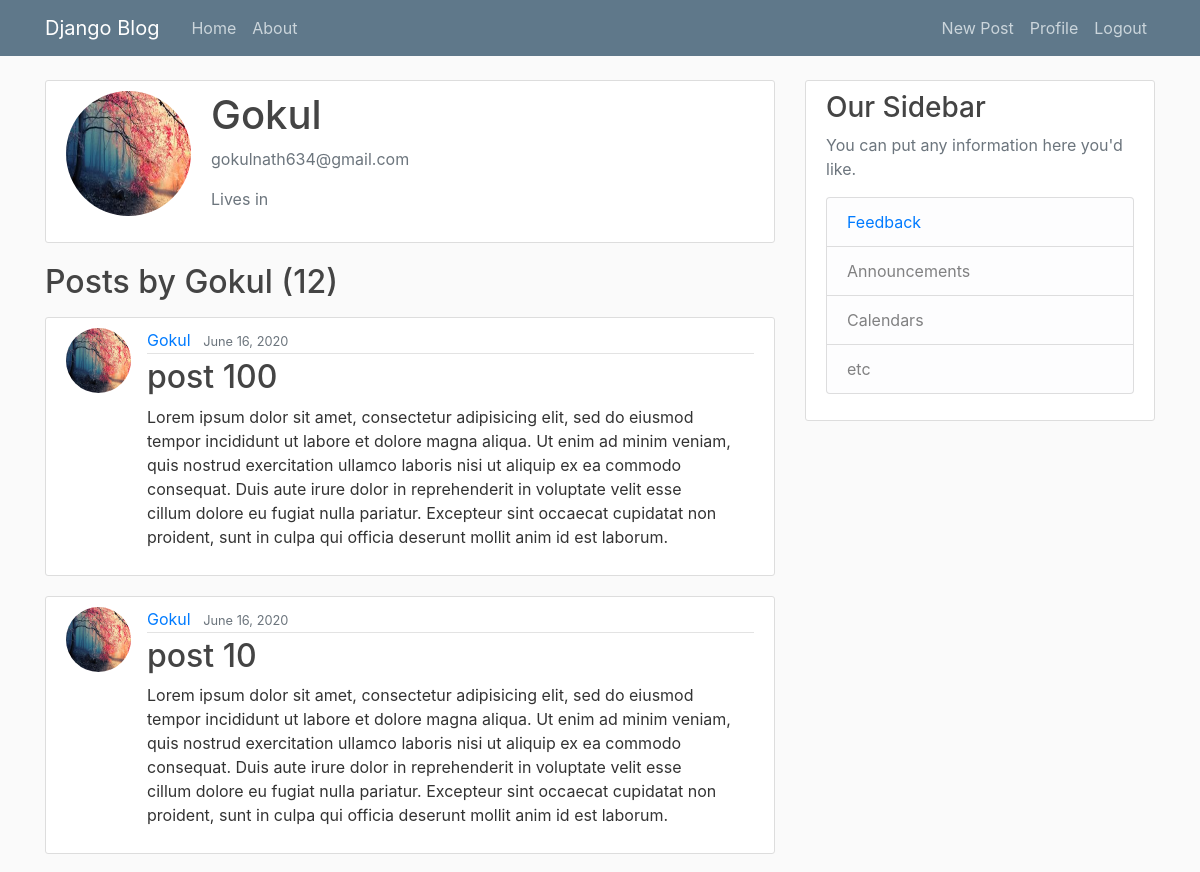
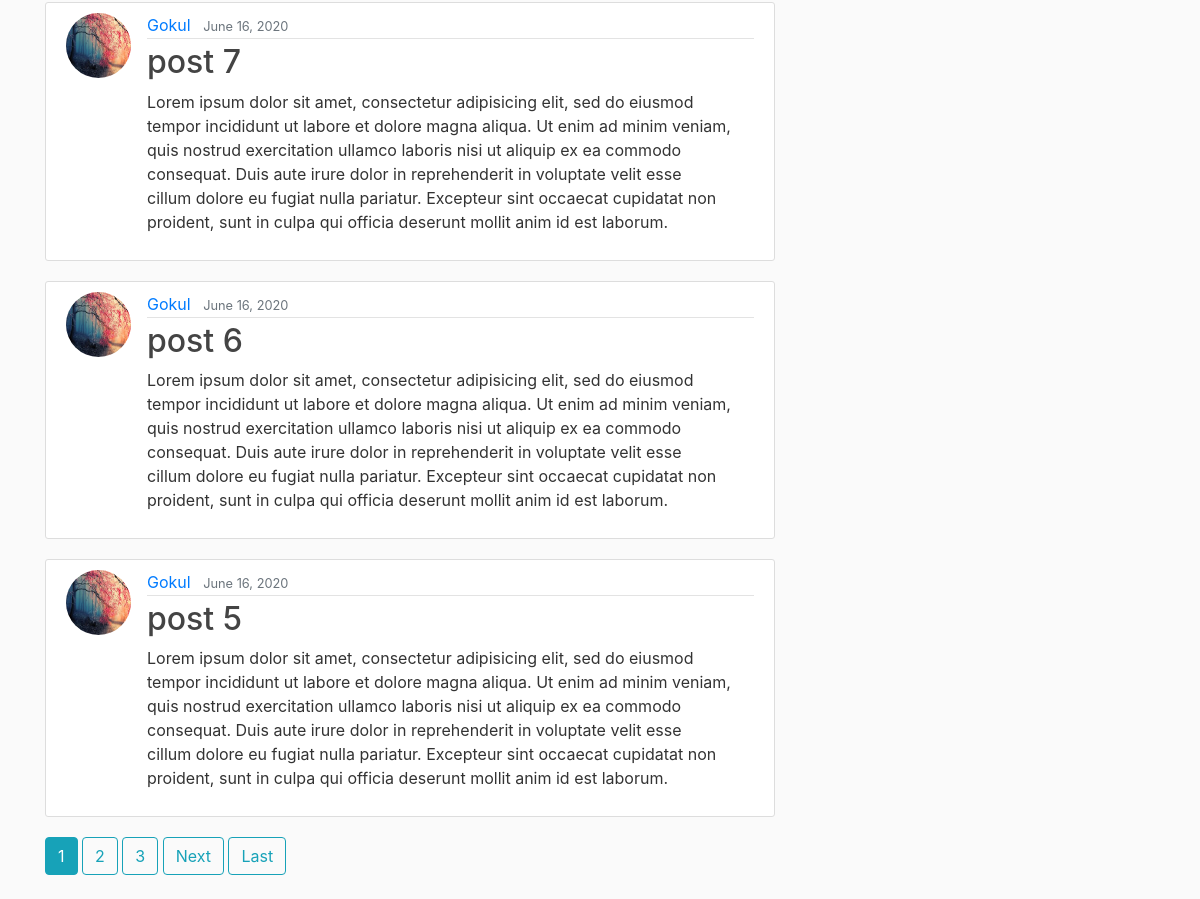
Before: /user/Gokul (signed in) with the older database file (2 pictures, top to bottom).
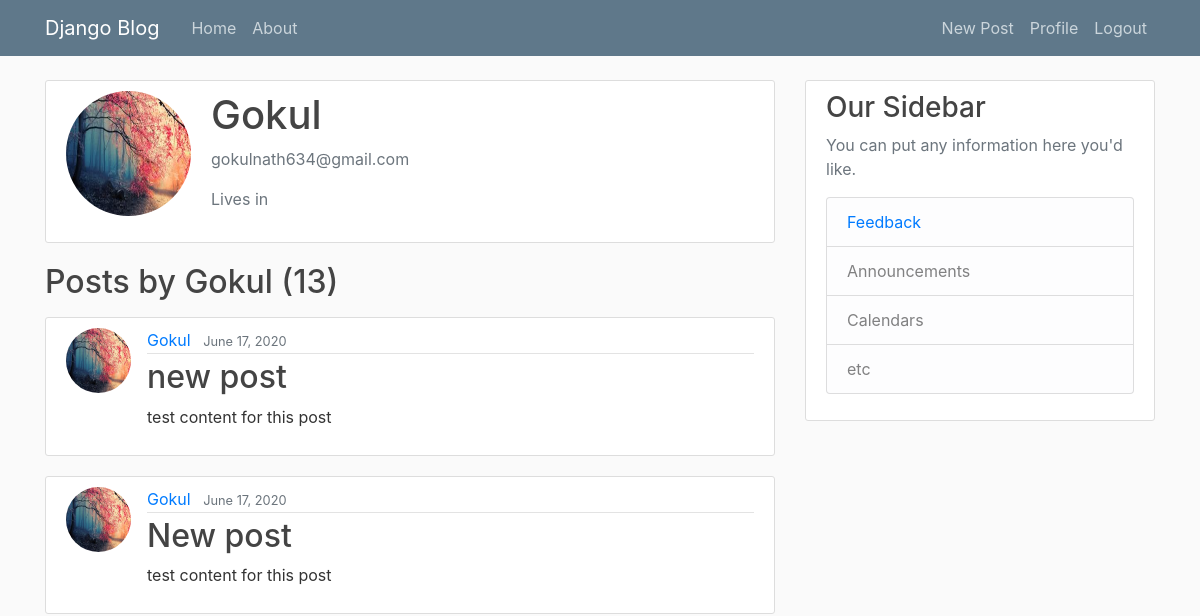
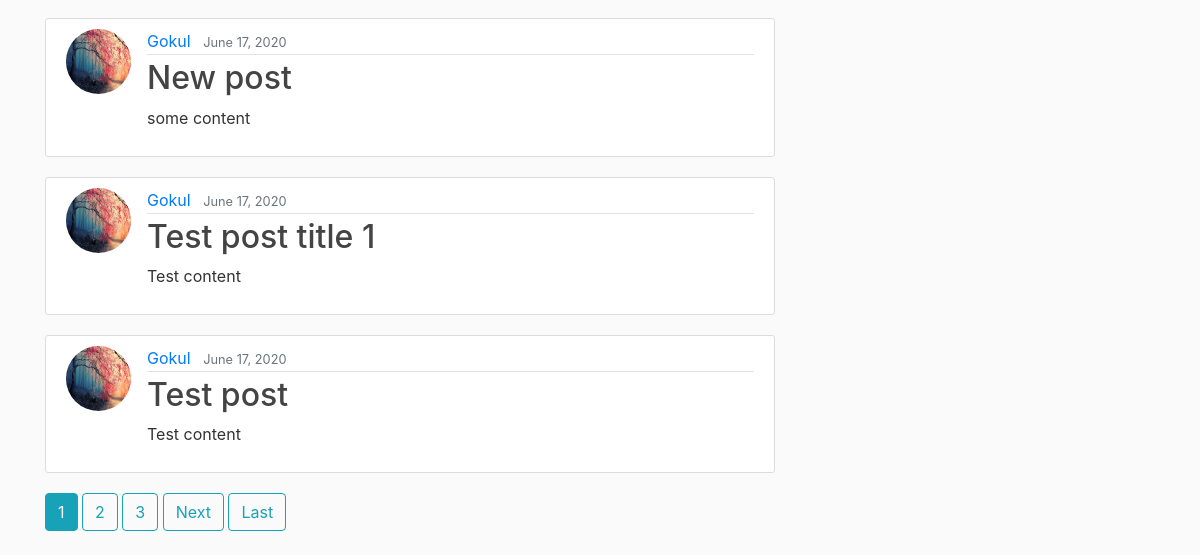
After: the same page with the newer database file (2 pictures, top to bottom).
### blog/models.py (models this page shows, shortened)
class Post(models.Model):
	title = models.CharField(max_length=100)
	content = models.TextField()
	date_posted = models.DateTimeField(default=timezone.now)
	author = models.ForeignKey(User, on_delete=models.CASCADE)

### users/models.py (models this page shows, shortened)
class Profile(models.Model):
    user = models.OneToOneField(User, on_delete=models.CASCADE)
    bio = models.TextField(default='')
    lives_in = models.CharField(max_length=30,default='')
    image = models.ImageField(default='default.jpg', upload_to='profile_pics')

### blog/views.py (the view)
# urls.py: path('user/<str:username>', UserPostListView.as_view(), name='user-posts'),
class UserPostListView(LoginRequiredMixin, ListView):
	model = Post
	template_name = 'blog/user_posts.html'
	context_object_name = 'posts'
	paginate_by = 5
	def get_queryset(self):
		user = get_object_or_404(User, username=self.kwargs.get('username'))
		return Post.objects.filter(author=user).order_by('-date_posted')

### blog/templates/blog/user_posts.html (shortened to what this page needs)
{% extends "blog/base.html" %}
{% block content %}
    {% for post in posts %}
      {% if forloop.first %}
        <div class="media media content-section">
          <img class="rounded-circle account-img" src="{{ post.author.profile.image.url }}">
          <div class="media-body">
            <h2 class="account-heading">{{ post.author }}</h2>
            <p class="text-secondary">{{ post.author.email }}</p>
            <p class="text-secondary">Lives in <strong><em>{{ user.profile.lives_in }}</em></strong></p>
          </div>
        </div>
      {% endif %}
    {% endfor %}
    <h2 class="mb-3">Posts by {{ view.kwargs.username }} ({{ page_obj.paginator.count }})</h2>
    {% for post in posts %}
        <article class="media content-section">
          <img class="rounded-circle article-img" src="{{ post.author.profile.image.url }}">
          <div class="media-body">
            <div class="article-metadata">
              <a class="mr-2" href="{% url 'user-posts' post.author.username %}">{{ post.author }}</a>
              <small class="text-muted">{{ post.date_posted|date:"F d, Y" }}</small>
            </div>
            <h2><a class="article-title" href="{% url 'post-detail' post.id %}">{{ post.title }}</a></h2>
            <p class="article-content">{{ post.content }}</p>
          </div>
        </article>
    {% endfor %}
    {% if is_paginated %}
      {% for num in page_obj.paginator.page_range %}
        {% if page_obj.number == num %}
          <a class="btn btn-info mb-4" href="?page={{ num }}">{{ num }}</a>
        {% elif num > page_obj.number|add:'-3' and num < page_obj.number|add:'3' %}
          <a class="btn btn-outline-info mb-4" href="?page={{ num }}">{{ num }}</a>
        {% endif %}
      {% endfor %}
      {% if page_obj.has_next %}
        <a class="btn btn-outline-info mb-4" href="?page={{ page_obj.next_page_number }}">Next</a>
        <a class="btn btn-outline-info mb-4" href="?page={{ page_obj.paginator.num_pages }}">Last</a>
      {% endif %}
    {% endif %}
{% endblock content %}

Changed rows visible on the page:
no longer on this page (row unchanged): Post: author.profile.image (picture), author "Gokul", author.email "gokulnath634@gmail.com", date_posted "June 16, 2020", title "post 100", content "Lorem ipsum dolor sit amet, consectetur adipisicing elit, sed do eiusmod tempor incididunt ut labore et dolore magna aliqua. Ut enim ad minim veniam, quis nostrud exercitation ullamco laboris nisi ut aliquip ex ea commodo consequat. Duis aute irure dolor in reprehenderit in voluptate velit esse cillum dolore eu fugiat nulla pariatur. Excepteur sint occaecat cupidatat non proident, sunt in culpa qui officia deserunt mollit anim id est laborum."
no longer on this page (row unchanged): Post: author.profile.image (picture), author "Gokul", date_posted "June 16, 2020", title "post 10", content "Lorem ipsum dolor sit amet, consectetur adipisicing elit, sed do eiusmod tempor incididunt ut labore et dolore magna aliqua. Ut enim ad minim veniam, quis nostrud exercitation ullamco laboris nisi ut aliquip ex ea commodo consequat. Duis aute irure dolor in reprehenderit in voluptate velit esse cillum dolore eu fugiat nulla pariatur. Excepteur sint occaecat cupidatat non proident, sunt in culpa qui officia deserunt mollit anim id est laborum.", shown under "Posts by Gokul (12)"
no longer on this page (row unchanged): Post: author.profile.image (picture), author "Gokul", date_posted "June 16, 2020", title "post 7", content "Lorem ipsum dolor sit amet, consectetur adipisicing elit, sed do eiusmod tempor incididunt ut labore et dolore magna aliqua. Ut enim ad minim veniam, quis nostrud exercitation ullamco laboris nisi ut aliquip ex ea commodo consequat. Duis aute irure dolor in reprehenderit in voluptate velit esse cillum dolore eu fugiat nulla pariatur. Excepteur sint occaecat cupidatat non proident, sunt in culpa qui officia deserunt mollit anim id est laborum.", shown under "Posts by Gokul (12)"
no longer on this page (row edited): Post: author.profile.image (picture), author "Gokul", date_posted "June 16, 2020", title "post 6", content "Lorem ipsum dolor sit amet, consectetur adipisicing elit, sed do eiusmod tempor incididunt ut labore et dolore magna aliqua. Ut enim ad minim veniam, quis nostrud exercitation ullamco laboris nisi ut aliquip ex ea commodo consequat. Duis aute irure dolor in reprehenderit in voluptate velit esse cillum dolore eu fugiat nulla pariatur. Excepteur sint occaecat cupidatat non proident, sunt in culpa qui officia deserunt mollit anim id est laborum.", shown under "Posts by Gokul (12)"
no longer on this page (row unchanged): Post: author.profile.image (picture), author "Gokul", date_posted "June 16, 2020", title "post 5", content "Lorem ipsum dolor sit amet, consectetur adipisicing elit, sed do eiusmod tempor incididunt ut labore et dolore magna aliqua. Ut enim ad minim veniam, quis nostrud exercitation ullamco laboris nisi ut aliquip ex ea commodo consequat. Duis aute irure dolor in reprehenderit in voluptate velit esse cillum dolore eu fugiat nulla pariatur. Excepteur sint occaecat cupidatat non proident, sunt in culpa qui officia deserunt mollit anim id est laborum.", shown under "Posts by Gokul (12)"
added Post: author.profile.image (picture), author "Gokul", author.email "gokulnath634@gmail.com", date_posted "June 17, 2020", title "new post", content "test content for this post"
added Post: author.profile.image (picture), author "Gokul", date_posted "June 17, 2020", title "New post", content "test content for this post", shown under "Posts by Gokul (13)"
added Post: author.profile.image (picture), author "Gokul", date_posted "June 17, 2020", title "New post", content "some content", shown under "Posts by Gokul (13)"
added Post: author.profile.image (picture), author "Gokul", date_posted "June 17, 2020", title "Test post title 1", content "Test content", shown under "Posts by Gokul (13)"
added Post: author.profile.image (picture), author "Gokul", date_posted "June 17, 2020", title "Test post", content "Test content", shown under "Posts by Gokul (13)"
Other visible differences:
{{ page_obj.paginator.count }}: "12" → "13"
